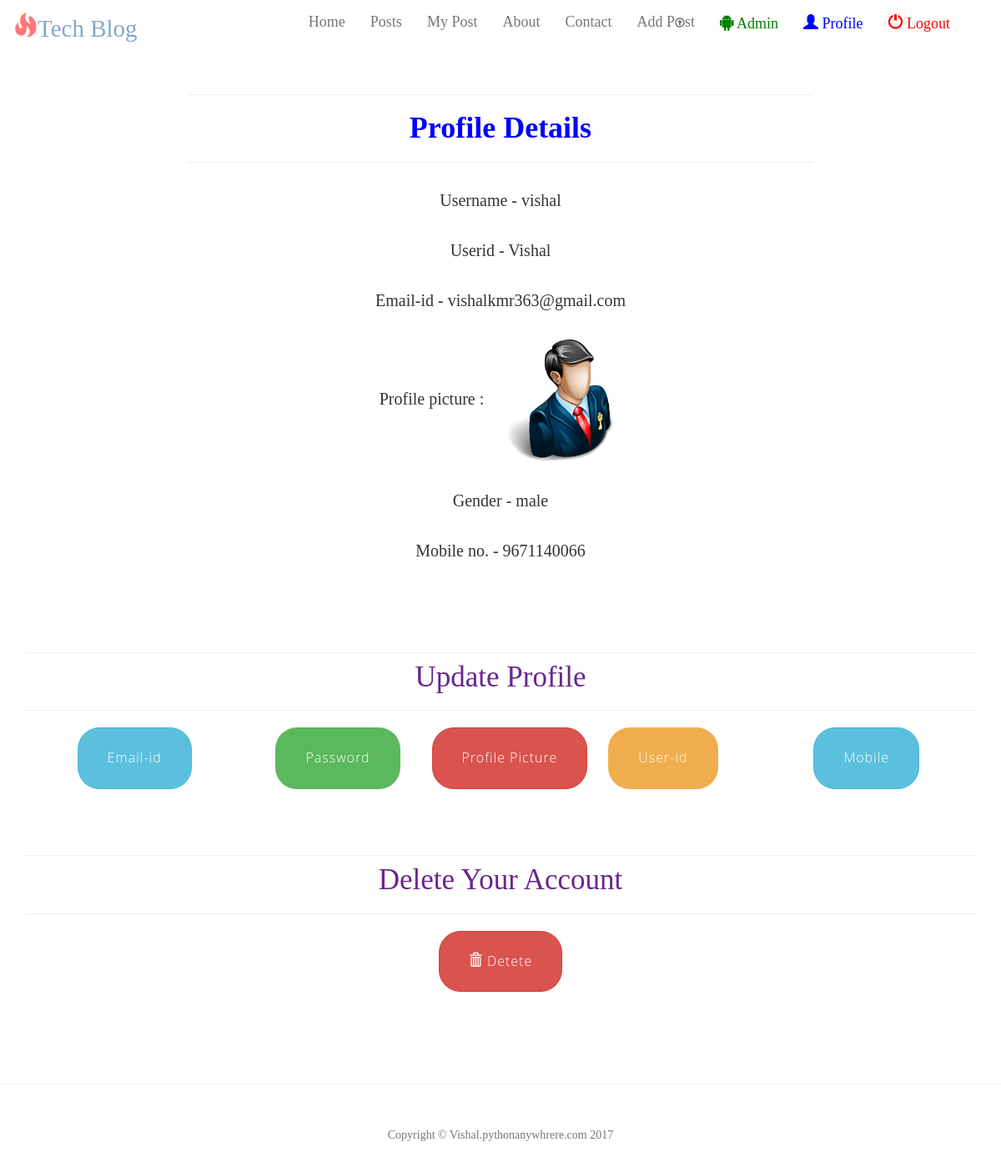
The page /profile/ (signed in) on the database its author committed.
### flask_app.py (models this page shows, shortened)
class User(db_user.Model):
    id = db_user.Column('user_id', db_user.Integer, primary_key=True)
    username = db_user.Column(db_user.String(100))
    userid = db_user.Column(db_user.String(100), unique=True)
    password = db_user.Column(db_user.String(100))
    email = db_user.Column(db_user.String(100), unique=True)
    mobile = db_user.Column(db_user.String(100), unique=True)
    gender = db_user.Column(db_user.String(100))
    status = db_user.Column(db_user.String(100))

### flask_app.py (the view)
@app.route('/profile/')
def profile():
    try:
        if 'userid' in session:
            userid = session['userid']
            usr = User.query.filter_by(userid=userid).all()
            user = usr[0]
            return render_template("profile.html", userid=userid,status=session['status'], user=user)
        else:
            userid = "@none@"
            flash('You need to Logged-in first !', category='warning')
            return redirect(url_for('index'))
    except Exception as e:
        return render_template("500.html", userid=session['userid'] ,status=session['status']   , error=e)

### flask_app.py (called while the page is built)
def initializie_db_post():
    db_post.create_all()

def initializie_db_user():
    db_user.create_all()

def initializie_db_comment():
    db_comment.create_all()

def initializie_db_likes():
    db_likes.create_all()

@app.before_request
def before_request():
    initializie_db_post()
    initializie_db_user()
    initializie_db_comment()
    initializie_db_likes()

### templates/profile.html (shortened to what this page needs)
<!DOCTYPE html>
<html lang="en">
<head>
    <link href="/static/file_input/css/fileinput.css" media="all" rel="stylesheet" type="text/css"/>
    <link href="/static/file_input/themes/explorer/theme.css" media="all" rel="stylesheet" type="text/css"/>
    <link href="{{url_for('static',filename='vendor/bootstrap/css/bootstrap.min.css')}}" rel="stylesheet">
    <link href="{{url_for('static',filename='css/clean-blog.min.css')}}" rel="stylesheet">
    <link href="{{url_for('static',filename='vendor/font-awesome/css/font-awesome.min.css')}}" rel="stylesheet" type="text/css">
	</head>
<body style="min-width:100%;">
    <nav class="navbar navbar-default" style="min-width:100%; background-color:transparent;"  >
        <div class="container-fluid" >
            <div class="navbar-header page-scroll">
                <a class="navbar-brand" style="font-family:AR DESTINE; font-size:29px; color:#85a6c8   ; "href="/"><span class="glyphicon glyphicon-fire    " style="font-size:; border:none; color:#f77;    " aria-hidden="true"></span>Tech Blog</a>
            </div>
            <div class="collapse navbar-collapse" id="bs-example-navbar-collapse-1">
                <ul class="nav navbar-nav navbar-right">
                    <li>
                        <a style="font-size:18px;font-family:Arial Rounded MT Bold;" href="../">Home</a>
                    </li>
                      <li>
                        <a style="font-size:18px;font-family:Arial Rounded MT Bold ;" href="/post"> Posts</a>
                    </li>
                       {% if userid == "@none@" %}
                        {% else %}
                       <li>
                        <a style="font-size:18px;font-family:Arial Rounded MT Bold ;" href="/my_post/{{userid}}+">My Post</a>
                    </li>
                       {% endif%}
                    <li>
                        <a style="font-size:18px;font-family:Arial Rounded MT Bold ;" href="/about">About</a>
                    </li>
                    <li>
                        <a style="font-size:18px;font-family:Arial Rounded MT Bold ;" href="/contact">Contact</a>
                    </li>
                    <li>
                        {% if userid == "@none@" %}
                            <a href="/login/"  onmouseover="style='font-family:Arial Rounded MT Bold ;margin-top:14px;font-size:18px; background-color:rgba(81, 251, 92, 1);;border-radius:64px;padding-top:px;padding-bottom:px;padding: 2px 11px; color:white;margin-left:10px;margin-right:10px'" onmouseout="style='font-family:Arial Rounded MT Bold ;margin-top:14px;font-size:18px; background-color:rgba(81, 251, 92, 1);border-radius:64px;padding-top:px;padding-bottom:px;padding: 2px 11px; color:;margin-left:10px;margin-right:10px;'"   type="button" style=" font-family:Arial Rounded MT Bold ;margin-left:10px; margin-top:14px;font-size:18px; background-color:rgba(81, 251, 92, 1);border-radius:64px;padding-top:px;padding-bottom:px;padding: 2px 11px; color:;margin-right:10px;" class="btn  ">L<span style="font-size:12px;" class="glyphicon glyphicon-ok-sign" aria-hidden="true"></span>gin </a></li>
                         {% else %}
                             <li> <a style="   font-family:Arial Rounded MT Bold; margin-top:px;font-size:18px; background:none;;border:none;" href="/add_post/">Add P<span class="glyphicon glyphicon-upload" style="font-size:12px;"    aria-hidden="true"></span>st </a></li>
                    {% if status == "Admin" %}
                      <li>
                        <a style="font-size:18px;font-family:Arial Rounded MT Bold ;color:green;" href="/admin/-">
                                    <i class="fa   fa-android   " style="font-size:21px;color:;"></i>
                            Admin</a>
                    </li>
                       {% endif%}
                                   <li> <a style=" color:blue; font-family:Arial Rounded MT Bold   ; margin-top:px; font-size:18px; " href="/profile/"><span class="glyphicon glyphicon-user" style="font-size:18px;" aria-hidden="true" ></span> Profile </a></li>
                                      <li> <a style="color:red;  font-family:Arial Rounded MT Bold ; font-size:18px; "    href="/logout/"> <span class="glyphicon glyphicon-off" style="font-size:18px; margin-top:px;" aria-hidden="true"></span> Logout </a></li>
                                  </ul>
                                </div>
                           {% endif%}
            </div>
    </nav>
<section class="bg" id="about" style="    background-color: ;margin-top:-10%;">
        <div class="container">
            <div class="row">
                <div class="col-lg-8 col-lg-offset-2 text-center">
                    <h3 class="section-heading" style="color:blue;font-family:inherit;	" ><hr > Profile Details<hr></h3>
                    <p class="text-faded">Username - {{user.username}}</p>
                    <p class="text-faded">Userid - {{user.userid}}</p>
                    <p class="text-faded">Email-id - {{user.email}}</p>
                     <p class="text-faded">Profile picture : <img src="/static/img/profile/{{user.userid}}.jpg" style="margin-left:10px;height:150px;width:150px;" onmouseout="style='margin-left:10px;height:150px;width:150px;'"  onmouseover="style='margin-left:10px;height:170px;width:170px;'"></p>
                    <p class="text-faded">Gender - {{user.gender}}</p>
                    <p class="text-faded">Mobile no. - {{user.mobile}}</p>
                </div>
            </div>
        </div>
    </section>
<br><br>
<section id="services">
        <div class="container">
            <div class="row">
                <div class="col-lg-12 text-center">
                    <hr class="primary">
                    <h2 style="font-family:  'Times New Roman', Times, serif;font-style:bold;    font-size:35px; margin-top:-10px; color:#590e80e6; text-align:center;">Update Profile</h2>
                    <hr class="primary">
                </div>
            </div>
        </div>
        <div class="container">
            <div class="row">
            <div class="col-lg-3 col-md-1 text-center"s>
                    <div class="service-box">
                               <button   type="button" style="background-color:;margin-bottom:1%;" class="btn btn-lg btn-info   " data-toggle="modal" data-target="#myModal5"> Email-id </button></li>
            </div>
        </div>
             <div class="col-lg-2 col-md-1 text-center">
                    <div class="service-box">
                          <button   type="button" style="margin-bottom:1%; " class="btn btn-lg  btn-success  " data-toggle="modal" data-target="#myModal2"> Password </button></li>
            </div>
        </div>
             <div class="col-lg-2 col-md-1 text-center" >
                    <div class="service-box" >
                          <button   type="button" style=" margin-bottom:1%;" class="btn btn-lg btn-danger " data-toggle="modal" data-target="#myModal1"> Profile Picture </button></li>
            </div>
        </div>
             <div class="col-lg-2 col-md-1 text-center">
                    <div class="service-box">
                                     <button   type="button" style="background-color:;margin-bottom:1%;" class="btn btn-lg  btn-warning  " data-toggle="modal" data-target="#myModal3"> User-id </button></li>
            </div>
        </div>
              <div class="col-lg-3 col-md-1 text-center"s>
                    <div class="service-box">
                               <button   type="button" style="background-color:;margin-bottom:1%;" class="btn btn-lg btn-info   " data-toggle="modal" data-target="#myModal4"> Mobile </button></li>
            </div>
        </div>
</div>
</div>
    </section>
<br><br>
<section id="service">
        <div class="container">
            <div class="row">
                <div class="col-lg-12 text-center">
                    <hr class="primary">
                    <h2 style="font-family:  'Times New Roman', Times, serif;font-style:bold;    font-size:35px; margin-top:-10px; color:#590e80e6; text-align:center;"> Delete Your Account </h2>
                    <hr class="primary">
                </div>
            </div>
        </div>
        <div class="container">
            <div class="row">
             <div class=" text-center" style="text-align:center;">
                    <div class="service-box" >
                          <button   type="button" style="  margin-bottom:1%;" class="btn btn-lg btn-danger " data-toggle="modal" data-target="#myModal8"> <span class="glyphicon glyphicon-trash" aria-hidden="true"> </span>  Detete </button></li>
            </div>
        </div>
</div>
</div>
    </section>
<br>
 <footer><hr>
        <div class="container">
                <p class="copyright text-muted">Copyright © Vishal.pythonanywhrere.com 2017</p>
        </div>
    </footer>
</body>
</html>

### rows shown on the page
User: username "vishal", userid "Vishal", email "vishalkmr363@gmail.com", userid (picture), gender "male", mobile "9671140066"
